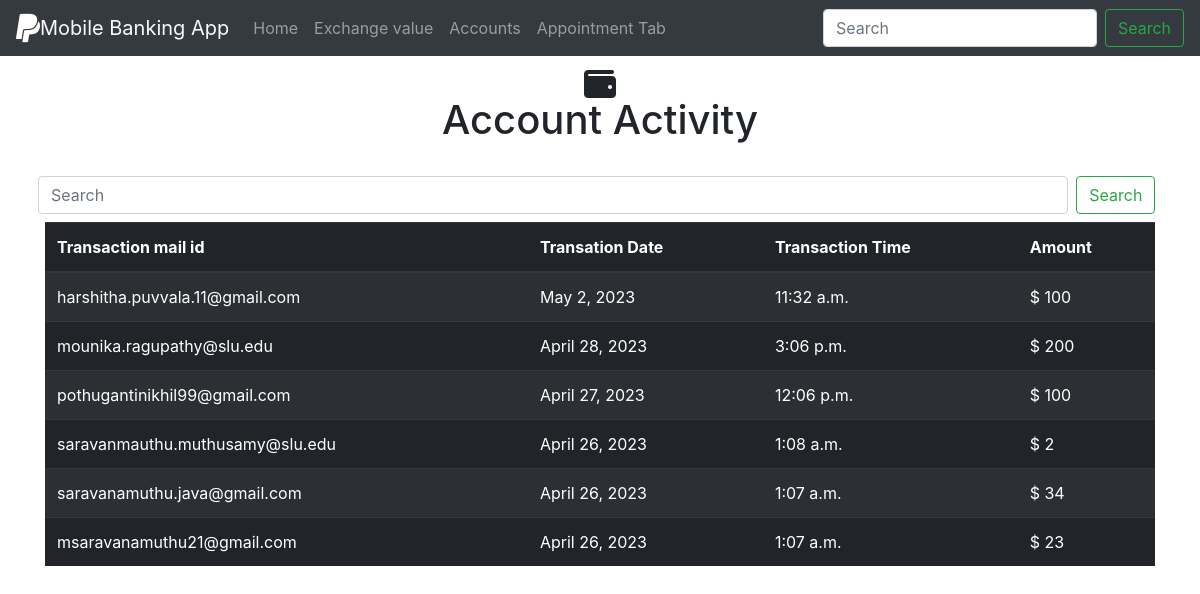
The page /accountactivity/ on the database its author committed.
### polls/models.py (models this page shows)
class accountactivity(models.Model):
    sender_mail=models.EmailField(max_length=100)
    amount=models.IntegerField()
    datafield=models.DateField(null=True)
    timefield=models.TimeField(null=True)

### polls/views.py (the view)
# urls.py: path("accountactivity/",views.accountactivity_view,name="accountactivity_view"),
def accountactivity_view(request):
    if 'searchmail'in request.GET:
        q=request.GET['searchmail']
        data=accountactivity.objects.filter(sender_mail__icontains=q)
    else:
        data=reversed(accountactivity.objects.all())
    context={
        'data':data,
    }
    return render(request,'polls/accountactivity.html',context)

### polls/templates/polls/accountactivity.html
{% include 'polls/navbar.html' %}
  <div class="container-fluid text-center p-3">
    <span>
    <i class="fa-solid fa-wallet fa-2xl"></i>
    <h1>Account Activity</h1>
  </span>
  </div>
  <div class="container p-2">
    <div class="row">
      <div class="col-lg-12">
    <form class="form-inline">
      <input class="form-control mr-sm-2 col-11" type="search" name="searchmail" placeholder="Search" aria-label="Search">
      <button class="btn btn-outline-success my-2 my-sm-0" type="submit">Search</button>
    </form>
  </div>
  </div>
  </div>
  <div class="container">
    <table class="table table-dark table-striped">
        <thead>
            <tr>
              <th scope="col">Transaction mail id</th>
              <th scope="col">Transation Date</th>
              <th scope="col">Transaction Time</th>
              <th scope="col">Amount</th>
            </tr>
          </thead>
          <tbody>
            {% for i in data %}
            <tr>
              <td>{{i.sender_mail}}</td>
              <td>{{i.datafield}}</td>
              <td>{{i.timefield}}</td>
              <td>$ {{i.amount}}</td>
            </tr>
            {% endfor %}
      </table>
    </div>

### rows shown on the page
accountactivity: sender_mail "harshitha.puvvala.11@gmail.com", datafield "May 2, 2023", timefield "11:32 a.m.", amount "100"
accountactivity: sender_mail "mounika.ragupathy@slu.edu", datafield "April 28, 2023", timefield "3:06 p.m.", amount "200"
accountactivity: sender_mail "pothugantinikhil99@gmail.com", datafield "April 27, 2023", timefield "12:06 p.m.", amount "100"
accountactivity: sender_mail "saravanmauthu.muthusamy@slu.edu", datafield "April 26, 2023", timefield "1:08 a.m.", amount "2"
accountactivity: sender_mail "saravanamuthu.java@gmail.com", datafield "April 26, 2023", timefield "1:07 a.m.", amount "34"
accountactivity: sender_mail "msaravanamuthu21@gmail.com", datafield "April 26, 2023", timefield "1:07 a.m.", amount "23"
